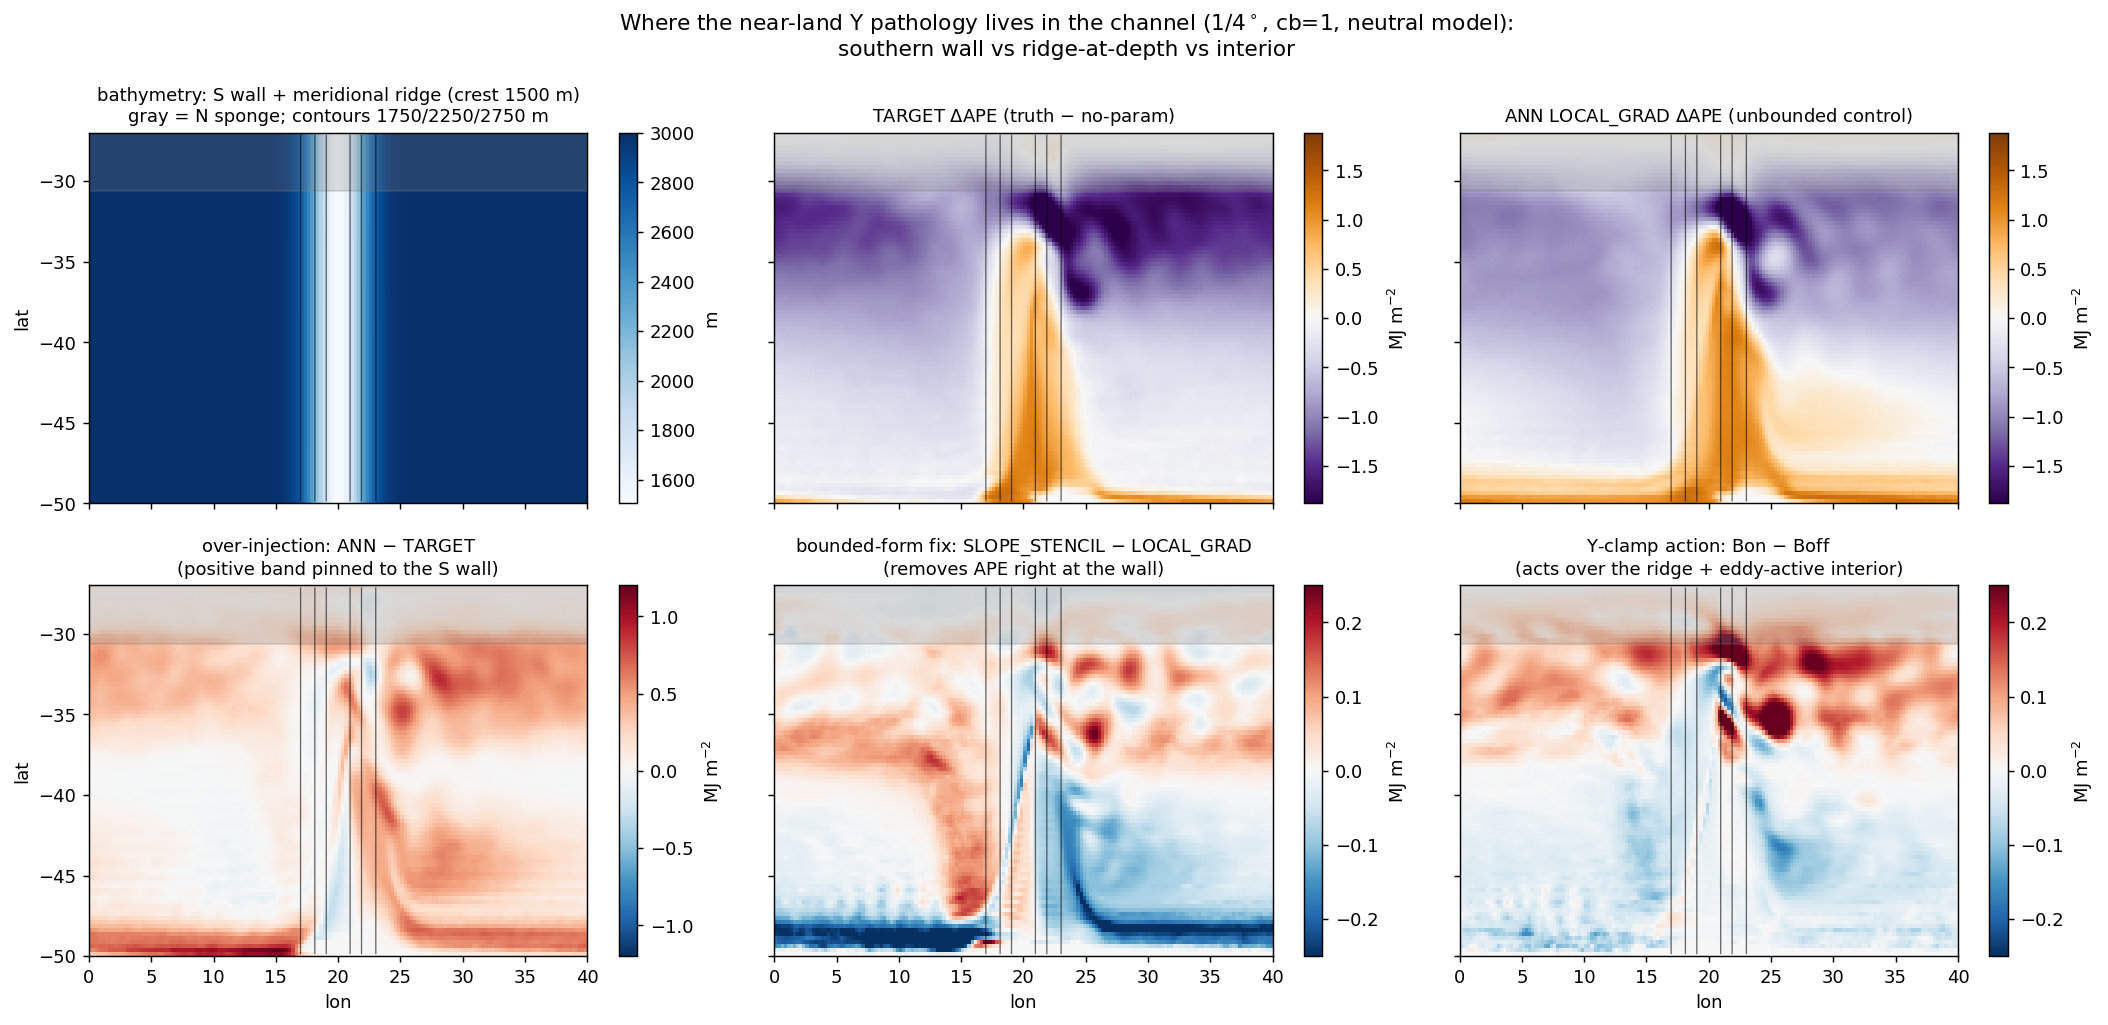

The script that saved this image:
"""Make the boundary/topography story visual: maps of the wall over-injection, the bounded-form fix,
and the Upsilon-clamp action, all over the channel's actual bathymetry (southern wall + the meridional
Gaussian ridge at lon 20, crest 1500 m of 3000 m, TOPO_CONFIG=seamount X_L=2.25deg Y_L=0).
Depth is data-true: bottom interface = column sum of time-mean thkcello (Boussinesq).
Also prints ridge-strip vs off-ridge stats for excess / bound action / clamp action."""
import numpy as np, xarray as xr, glob, re
import matplotlib; matplotlib.use("Agg"); import matplotlib.pyplot as plt
exec(open("/home/db194/ANN-momentum-buoyancy-mesoscale/src/training-on-CM2.6/scripts/ape_eke_maps.py").read().split("# --- truth")[0])

SPONGE_S, WALL_N = -30.625, -27.0
e_tr, rho2 = interfaces(TRUTH, 10000)
lat16 = e_tr[dl(e_tr, "yh")].values; w16 = np.cos(np.deg2rad(lat16))
R = (e_tr * xr.DataArray(w16, dims=dl(e_tr, "yh"))).sum(dim=[dl(e_tr, "yh"), dl(e_tr, "xh")]) / (w16.sum() * e_tr.sizes[dl(e_tr, "xh")])
drho = np.gradient(rho2)
A_np = ape_map(interfaces(f"{P25}/tau_0.2_cb_0.0_cu_0.0", 4000)[0], R, drho)
yh = A_np[dl(A_np, "yh")].values; xh = A_np[dl(A_np, "xh")].values
target = (ape_map(block(e_tr, 4), R, drho).values - A_np.values) / 1e6

def dmap_and_depth(sub, cut=11500):
    e, _ = interfaces(f"{P25}/{sub}", cut)
    rho = dl(e, "rho2", "rho")
    return (ape_map(e, R, drho).values - A_np.values) / 1e6, e.isel({rho: -1}).values

A, depth = dmap_and_depth("tau_0.2_cb_1.0_cu_0.0_Aoff_bnd")
C, _ = dmap_and_depth("tau_0.2_cb_1.0_cu_0.0_Coff")
Bon, _ = dmap_and_depth("tau_0.2_cb_1.0_cu_0.0_Bon")
Boff, _ = dmap_and_depth("tau_0.2_cb_1.0_cu_0.0_Boff")
excess, bound_act, clamp_act = A - target, C - A, Bon - Boff

# ridge-strip vs off-ridge stats (interior lats only, away from wall band and sponge)
inter = (yh >= -48.5) & (yh < -32)
ridge = np.abs(xh - 20) <= 3
for nm, f in [("excess A-target", excess), ("bound C-A", bound_act), ("clamp Bon-Boff", clamp_act)]:
    on = np.nanmean(f[np.ix_(inter, ridge)]); off = np.nanmean(f[np.ix_(inter, ~ridge)])
    print(f"{nm:<16} interior ridge-strip {on:+.3f}  off-ridge {off:+.3f} MJ/m2")
print(f"wall band (y<-48.5): excess {np.nanmean(excess[yh < -48.5, :]):+.3f}  bound {np.nanmean(bound_act[yh < -48.5, :]):+.3f}  clamp {np.nanmean(clamp_act[yh < -48.5, :]):+.3f}")

fig, ax = plt.subplots(2, 3, figsize=(16.5, 8), sharex=True, sharey=True)
def topo(a, lw=0.7):
    a.contour(xh, yh, depth, levels=[1750, 2250, 2750], colors="k", linewidths=lw, alpha=0.6)
    a.axhspan(SPONGE_S, WALL_N, color="gray", alpha=0.25)

pc = ax[0, 0].pcolormesh(xh, yh, depth, cmap="Blues", shading="auto")
plt.colorbar(pc, ax=ax[0, 0], label="m"); topo(ax[0, 0])
ax[0, 0].set_title("bathymetry: S wall + meridional ridge (crest 1500 m)\ngray = N sponge; contours 1750/2250/2750 m", fontsize=10)

vm = np.nanpercentile(np.abs(target), 99)
for a, fld, ttl in [(ax[0, 1], target, "TARGET $\\Delta$APE (truth $-$ no-param)"),
                    (ax[0, 2], A, "ANN LOCAL_GRAD $\\Delta$APE (unbounded control)")]:
    pc = a.pcolormesh(xh, yh, fld, cmap="PuOr_r", vmin=-vm, vmax=vm, shading="auto")
    plt.colorbar(pc, ax=a, label="MJ m$^{-2}$"); topo(a); a.set_title(ttl, fontsize=10)

for a, fld, vmx, ttl in [
        (ax[1, 0], excess, 1.2, "over-injection: ANN $-$ TARGET\n(positive band pinned to the S wall)"),
        (ax[1, 1], bound_act, 0.25, "bounded-form fix: SLOPE_STENCIL $-$ LOCAL_GRAD\n(removes APE right at the wall)"),
        (ax[1, 2], clamp_act, 0.25, "$\\Upsilon$-clamp action: Bon $-$ Boff\n(acts over the ridge + eddy-active interior)")]:
    pc = a.pcolormesh(xh, yh, fld, cmap="RdBu_r", vmin=-vmx, vmax=vmx, shading="auto")
    plt.colorbar(pc, ax=a, label="MJ m$^{-2}$"); topo(a); a.set_title(ttl, fontsize=10)

for a in ax[1]: a.set_xlabel("lon")
for a in ax[:, 0]: a.set_ylabel("lat")
fig.suptitle("Where the near-land $\\Upsilon$ pathology lives in the channel (1/4$^\\circ$, cb=1, neutral model):\n"
             "southern wall vs ridge-at-depth vs interior", fontsize=12)
fig.tight_layout()
png = "/home/db194/ANN-momentum-buoyancy-mesoscale/src/training-on-CM2.6/scripts/bounded_upsilon_boundary_maps.png"
fig.savefig(png, dpi=130, bbox_inches="tight"); print(f"wrote {png}")
